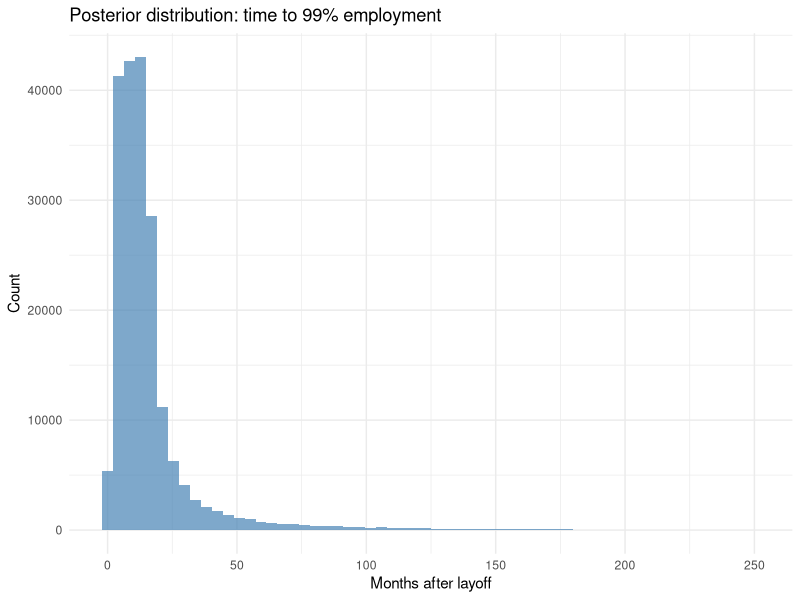
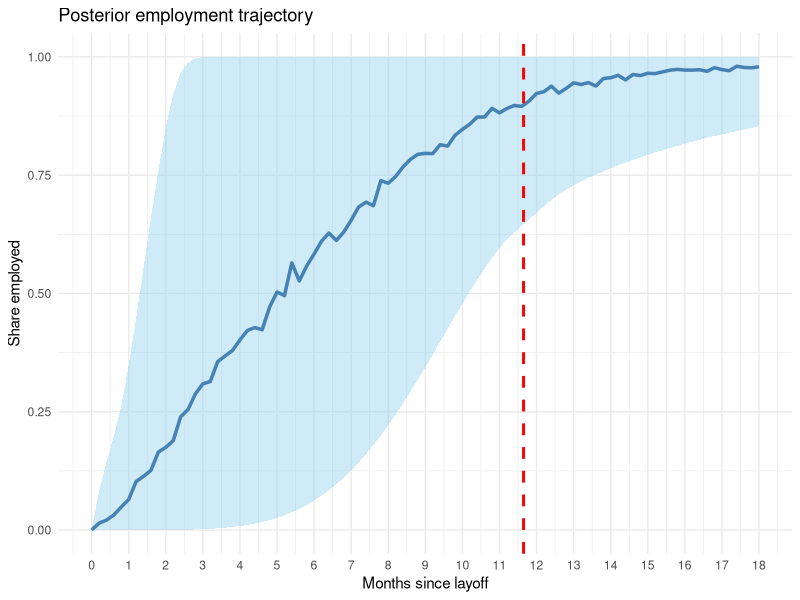

Write the R code that produced these figures, in order.
library(ggplot2)
library(dplyr)

set.seed(1)

# number of simulations
n <- 200000

# Weibull parameters
shape <- runif(n,0.5,6)
scale <- runif(n,1,12)

# employment probabilities
p5 <- 1 - exp(-(5/scale)^shape)
p6 <- 1 - exp(-(6/scale)^shape)

# prior information (90% landed jobs by the 6 month mark)
prior_w <- dnorm(p6,0.90,0.04)

# current layoff at the 5 month mark
data_w <- dnorm(p5,0.3,0.04)

# posterior weights
w <- prior_w * data_w
w <- w / sum(w)

# time when 99% employed
t99 <- scale * (-log(0.01))^(1/shape)

posterior_df <- data.frame(t99)

# summary stats
median_t99 <- quantile(t99,0.5)
low_t99 <- quantile(t99,0.05)
high_t99 <- quantile(t99,0.95)

# ---------------------------------------------------
# Plot 1: Posterior distribution of time to 99%
# ---------------------------------------------------

ggplot(posterior_df, aes(x=t99)) +
  geom_histogram(bins=60, fill="steelblue", alpha=0.7) +
  #geom_vline(xintercept=median_t99, color="red", linewidth=1.2) +
  #geom_vline(xintercept=c(low_t99,high_t99), linetype="dashed") +
  labs(
    title="Posterior distribution: time to 99% employment",
    x="Months after layoff",
    y="Count"
  ) +
  theme_minimal()

# ---------------------------------------------------
# Generate posterior employment curves
# ---------------------------------------------------

t <- seq(0,18,0.2)

curve_matrix <- sapply(1:n,function(i){
  1 - exp(-(t/scale[i])^shape[i])
})

# compute credible bands
mean_curve <- rowSums(curve_matrix * w)

low_curve <- apply(curve_matrix,1,quantile,0.05)
high_curve <- apply(curve_matrix,1,quantile,0.95)

curve_df <- data.frame(
  month=t,
  mean=mean_curve,
  low=low_curve,
  high=high_curve
)

# ---------------------------------------------------
# Plot 2: Posterior employment 
# ---------------------------------------------------

ggplot(curve_df,aes(month,mean)) +
  geom_ribbon(aes(ymin=low,ymax=high),
              fill="skyblue",
              alpha=0.4) +
  geom_line(color="steelblue", linewidth=1.2) + 
  geom_vline(xintercept = median_t99,
                                                          linetype = "dashed",
                                                          linewidth = 1,
                                                          color = "red") +
  labs(
    title="Posterior employment trajectory",
    x="Months since layoff",
    y="Share employed"
  ) + scale_x_continuous(breaks = seq(0, 18, 1)) +
  labs(
    title = "Posterior employment trajectory",
    x = "Months since layoff",
    y = "Share employed"
  ) +
  ylim(0,1) +
  theme_minimal()
